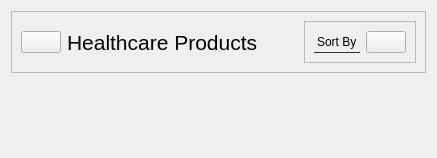
                      <widget class="QWidget" name="healthInvPage">
                       <layout class="QVBoxLayout" name="verticalLayout_50">
                        <item>
                         <widget class="QFrame" name="headerFrame_10">
                          <property name="styleSheet">
                           <string notr="true">QFrame{
	border-bottom: 1px solid rgb(131, 142, 162);
}
QLabel{
border: none
}</string>
                          </property>
                          <property name="frameShape">
                           <enum>QFrame::StyledPanel</enum>
                          </property>
                          <property name="frameShadow">
                           <enum>QFrame::Raised</enum>
                          </property>
                          <layout class="QHBoxLayout" name="horizontalLayout_51">
                           <item>
                            <widget class="QPushButton" name="backBtn_6">
                             <property name="text">
                              <string/>
                             </property>
                             <property name="icon">
                              <iconset resource="resources.qrc">
                               <normaloff>:/white /White Icons/arrow-left-circle.svg</normaloff>:/white /White Icons/arrow-left-circle.svg</iconset>
                             </property>
                             <property name="iconSize">
                              <size>
                               <width>30</width>
                               <height>30</height>
                              </size>
                             </property>
                            </widget>
                           </item>
                           <item>
                            <widget class="QLabel" name="label_79">
                             <property name="font">
                              <font>
                               <pointsize>16</pointsize>
                              </font>
                             </property>
                             <property name="text">
                              <string>Healthcare Products</string>
                             </property>
                            </widget>
                           </item>
                           <item>
                            <spacer name="horizontalSpacer_6">
                             <property name="orientation">
                              <enum>Qt::Horizontal</enum>
                             </property>
                             <property name="sizeHint" stdset="0">
                              <size>
                               <width>40</width>
                               <height>20</height>
                              </size>
                             </property>
                            </spacer>
                           </item>
                           <item alignment="Qt::AlignRight">
                            <widget class="QFrame" name="frame_38">
                             <property name="styleSheet">
                              <string notr="true">border-bottom: 1px solid rgb(44, 49, 60)</string>
                             </property>
                             <property name="frameShape">
                              <enum>QFrame::StyledPanel</enum>
                             </property>
                             <property name="frameShadow">
                              <enum>QFrame::Raised</enum>
                             </property>
                             <layout class="QHBoxLayout" name="horizontalLayout_52">
                              <item>
                               <widget class="QLabel" name="label_80">
                                <property name="text">
                                 <string>Sort By</string>
                                </property>
                               </widget>
                              </item>
                              <item>
                               <widget class="QPushButton" name="sortBtn_7">
                                <property name="text">
                                 <string/>
                                </property>
                                <property name="icon">
                                 <iconset resource="resources.qrc">
                                  <normaloff>:/white /White Icons/sliders.svg</normaloff>:/white /White Icons/sliders.svg</iconset>
                                </property>
                                <property name="iconSize">
                                 <size>
                                  <width>24</width>
                                  <height>24</height>
                                 </size>
                                </property>
                               </widget>
                              </item>
                             </layout>
                            </widget>
                           </item>
                          </layout>
                         </widget>
                        </item>
                        <item>
                         <widget class="QScrollArea" name="scrollArea_8">
                          <property name="styleSheet">
                           <string notr="true">border:none;
color: rgb(44, 49, 60);</string>
                          </property>
                          <property name="widgetResizable">
                           <bool>true</bool>
                          </property>
                          <widget class="QWidget" name="healthScrollAreaWidgetContents">
                           <property name="geometry">
                            <rect>
                             <x>0</x>
                             <y>0</y>
                             <width>100</width>
                             <height>30</height>
                            </rect>
                           </property>
                          </widget>
                         </widget>
                        </item>
                       </layout>
                      </widget>
